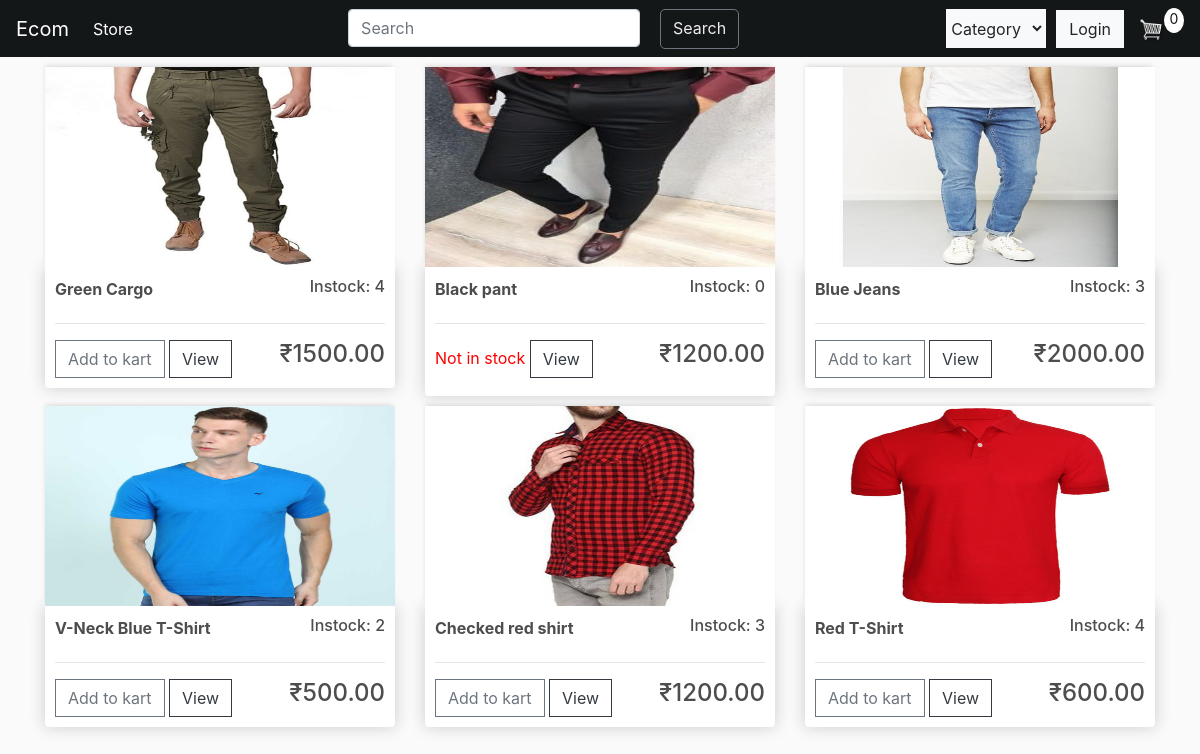
The app's page /, older data.
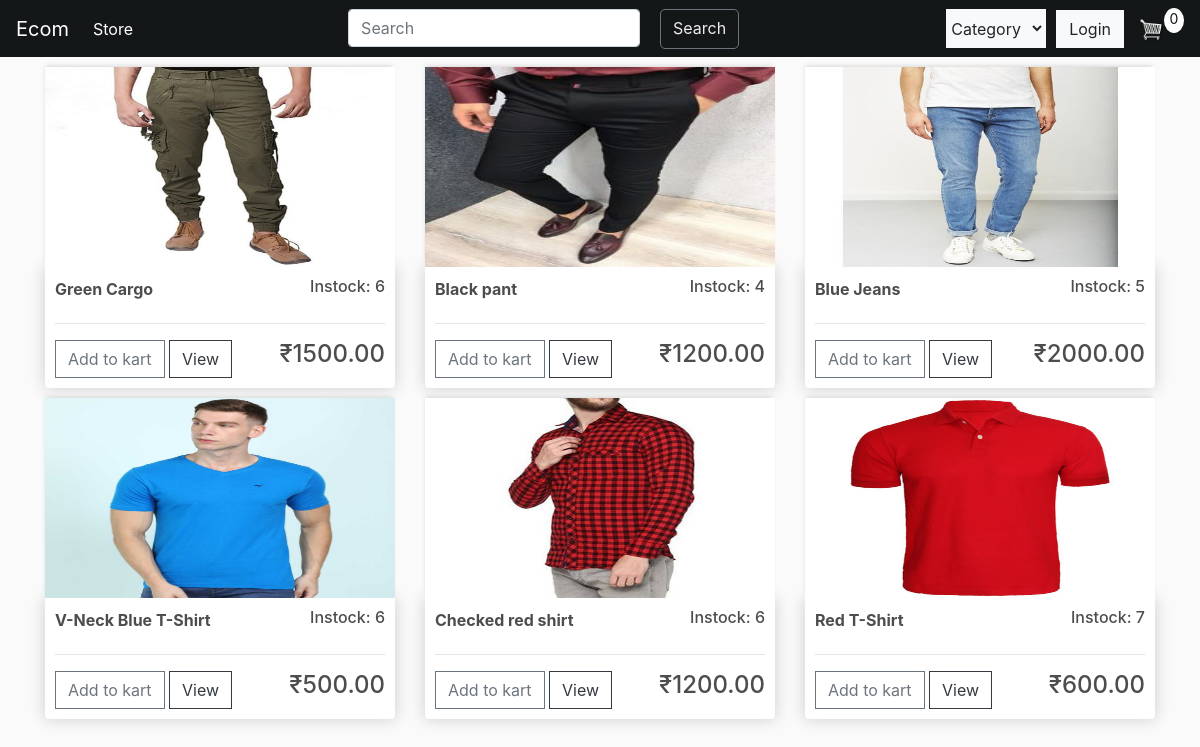
The same page, newer data.
### store/models.py (models this page shows, shortened)
class Product(models.Model):
    name = models.CharField(max_length=200,null=True)
    price = models.FloatField()
    description = models.CharField(max_length=500,blank=True,default="")
    CATEGORY = (('shirt','SHIRT'), ('t-shirt','T-SHIRT'),('trouser','TROUSER'))
    categories = models.CharField(max_length=7,choices=CATEGORY,default='shirt')
    image = models.ImageField(null=True,blank = True)
    stock = models.IntegerField(default = 0)
    @property
    def imageURL(self):
        try:
            url = self.image.url
        except:
            url = ''
        return url

### store/views.py (the view)
# urls.py: path('',views.store,name='store'),
def store(request):
    if request.user.is_authenticated:
        customer = request.user.customer
        order, created = Order.objects.get_or_create(customer=customer, complete = False)
        items = order.orderitem_set.all()
        cartItems = order.get_cart_items
    else:
        items = []
        order = {"get_cart_items":0,"get_cart_total":0}
        cartItems = order["get_cart_items"]
    cat = request.GET.get("selection")
    query = request.GET.get('search','')
    if len(query) > 0:
        products = Product.objects.filter(name__icontains=query)
    else:
        products = Product.objects.all()
    context = {'products':products, "cartItems": cartItems,"cat":cat}
    return render(request,'store/store.html',context)

### store/templates/store/store.html
{% extends 'store/main.html'%}
{% load static%}
{%block content%}
<div class="row">
    {% for product in products%}
    {% if cat == product.categories or cat == None or cat == 'all'%}
    <div class = "col-lg-4">
        <img class="thumbnail" src = "{{product.imageURL}}">
        <div class="box-element product">
            <h6 style="display:inline-block" ><strong>{{product.name}} </strong></h6>
            <h6 style="float: right;">Instock: {{product.stock}}</h6>
            <hr>
            {% if product.stock > 0%}
            <button data-product={{product.id}} data-action="add" class="btn btn-outline-secondary addbtn update-cart">Add to kart</button>
            {% else %}
            <p style="color: red; display: inline-block">Not in stock</p>
            {% endif %}
            <a href="#" class="btn btn-outline-dark">View</a>
            <h4 style="display: inline-block; float:right;">₹{{product.price|floatformat:2}}</h4>
        </div>
    </div>
    {% endif%}
    {% endfor %}
</div>
{%endblock%}

Row changes from the older to the newer data that the page shows:
changed Product "Green Cargo": stock "4" → "6"
changed Product "Black pant": stock "0" → "4"; stock "Not in stock" → "Add to kart"
changed Product "Blue Jeans": stock "3" → "5"
changed Product "V-Neck Blue T-Shirt": stock "2" → "6"
changed Product "Checked red shirt": stock "3" → "6"
changed Product "Red T-Shirt": stock "4" → "7"
